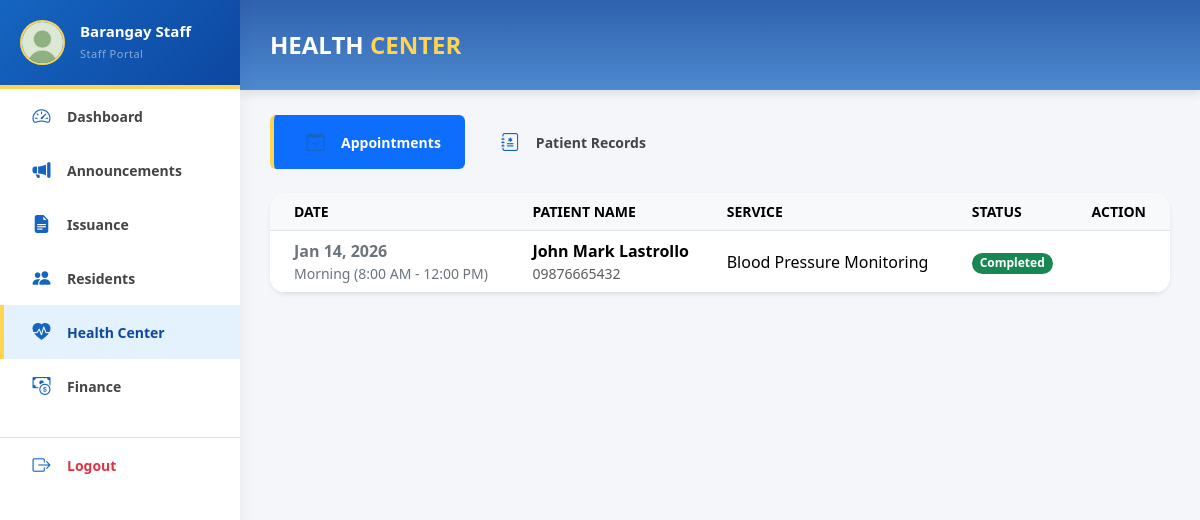
The app's page /pages/staff/staff_health.php (signed in) with its own data.
### tables this page shows
CREATE TABLE `health_appointments` (
  `appointment_id` int(11) NOT NULL,
  `resident_id` int(11) NOT NULL,
  `service_type` varchar(100) NOT NULL,
  `appointment_date` date NOT NULL,
  `appointment_time` varchar(50) NOT NULL,
  `reason` text DEFAULT NULL,
  `status` varchar(50) DEFAULT 'Pending',
  `created_at` timestamp NOT NULL DEFAULT current_timestamp()
);

CREATE TABLE `resident_profiles` (
  `resident_id` int(11) NOT NULL,
  `user_id` int(11) DEFAULT NULL,
  `first_name` varchar(100) NOT NULL,
  `middle_name` varchar(100) DEFAULT NULL,
  `last_name` varchar(100) NOT NULL,
  `suffix_name` varchar(10) DEFAULT NULL,
  `birthdate` date NOT NULL,
  `birthplace` varchar(100) DEFAULT NULL,
  `age` int(3) NOT NULL,
  `gender` enum('Male','Female') NOT NULL,
  `is_pwd` enum('Yes','No') DEFAULT 'No',
  `pwd_id_file` varchar(255) DEFAULT NULL,
  `civil_status` varchar(50) NOT NULL,
  `contact_no` varchar(20) NOT NULL,
  `email` varchar(100) NOT NULL,
  `address` text NOT NULL,
  `city` varchar(100) DEFAULT NULL,
  `province` varchar(100) DEFAULT NULL,
  `purok` varchar(50) DEFAULT NULL,
  `household_no` varchar(50) DEFAULT NULL,
  `resident_since` int(4) DEFAULT NULL,
  `occupation` varchar(100) DEFAULT NULL,
  `monthly_income` varchar(50) DEFAULT NULL,
  `voter_status` enum('Registered','Not Registered') DEFAULT 'Not Registered',
  `is_family_head` enum('Yes','No') DEFAULT 'No',
  `status` enum('Active','Archived','Pending','Rejected') NOT NULL DEFAULT 'Pending',
  `image` varchar(255) DEFAULT NULL
);

### pages/staff/staff_health.php (the view, shortened to what this page needs)
<?php
require_once '../../backend/db_connect.php';
$sqlApp = "SELECT ha.*, r.first_name, r.last_name, r.contact_no
           FROM health_appointments ha
           JOIN resident_profiles r ON ha.resident_id = r.resident_id
           ORDER BY ha.appointment_date DESC";
$resApp = $conn->query($sqlApp)->fetchAll(PDO::FETCH_ASSOC);
?>
<!DOCTYPE html>
<html lang="en">
<head>
    <link href="../../css/bootstrap.min.css" rel="stylesheet">
    <link rel="stylesheet" href="https://cdn.jsdelivr.net/npm/bootstrap-icons@1.11.1/font/bootstrap-icons.css">
    <link rel="stylesheet" href="../../css/admin.css">
    <link rel="stylesheet" href="../../css/sidebar.css">
</head>
<body>
    <?php include '../../includes/staff_sidebar.php'; ?>
    <div id="main-content">
        <div class="header">
            <h1 class="header-title">HEALTH <span class="green">CENTER</span></h1>
        </div>
        <div class="content container-fluid pb-5">
            <ul class="nav nav-pills mb-4" id="healthTab" role="tablist">
                <li class="nav-item">
                    <button class="nav-link active fw-bold px-4" id="app-tab" data-bs-toggle="tab" data-bs-target="#appointments" type="button">
                        <i class="bi bi-calendar-check me-2"></i>Appointments
                    </button>
                </li>
                <li class="nav-item">
                    <button class="nav-link fw-bold px-4" id="rec-tab" data-bs-toggle="tab" data-bs-target="#records" type="button">
                        <i class="bi bi-journal-medical me-2"></i>Patient Records
                    </button>
                </li>
            </ul>
            <div class="tab-content">
                <div class="tab-pane fade show active" id="appointments">
                    <div class="card border-0 shadow-sm rounded-4">
                        <div class="card-body p-0">
                            <div class="table-responsive">
                                <table class="table table-hover align-middle mb-0">
                                    <thead class="bg-light text-uppercase small text-muted">
                                        <tr>
                                            <th class="ps-4">Date</th>
                                            <th>Patient Name</th>
                                            <th>Service</th>
                                            <th>Status</th>
                                            <th class="text-end pe-4">Action</th>
                                        </tr>
                                    </thead>
                                    <tbody>
                                        <?php foreach($resApp as $row):
                                            $badge = match($row['status']) {
                                                'Pending' => 'bg-warning text-dark',
                                                'Approved' => 'bg-primary',
                                                'Completed' => 'bg-success',
                                                'Cancelled' => 'bg-danger',
                                                default => 'bg-secondary'
                                            };
                                        ?>
                                        <tr>
                                            <td class="ps-4 fw-bold text-secondary">
                                                <?= date('M d, Y', strtotime($row['appointment_date'])) ?>
                                                <div class="small fw-normal"><?= $row['appointment_time'] ?></div>
                                            </td>
                                            <td>
                                                <span class="fw-bold"><?= htmlspecialchars($row['first_name'].' '.$row['last_name']) ?></span>
                                                <div class="small text-muted"><?= $row['contact_no'] ?></div>
                                            </td>
                                            <td><?= htmlspecialchars($row['service_type']) ?></td>
                                            <td><span class="badge rounded-pill <?= $badge ?>"><?= $row['status'] ?></span></td>
                                            <td class="text-end pe-4">
                                            </td>
                                        </tr>
                                        <?php endforeach; ?>
                                    </tbody>
                                </table>
                            </div>
                        </div>
                    </div>
                </div>
            </div>
        </div>
    </div>
</body>
</html>

### css/admin.css (style rules this page uses)
* { box-sizing: border-box; margin: 0; padding: 0; font-family: 'Segoe UI', Roboto, Helvetica, Arial, sans-serif; }
body { background-color: #f4f6f9; height: 100vh; overflow: hidden; }
#main-content { margin-left: 240px; width: calc(100% - 240px); height: 100vh; display: flex; flex-direction: column; transition: all 0.3s; overflow: hidden; }
.header { height: 90px; background-image: linear-gradient(rgba(13, 71, 161, 0.85), rgba(21, 101, 192, 0.75)), url('../assets/img/barangay langkaan post.jpg'); background-repeat: no-repeat; background-position: center center; background-size: cover; display: flex; align-items: center; justify-content: space-between; padding: 0 30px; color: white; box-shadow: 0 4px 10px rgba(0,0,0,0.1); flex-shrink: 0; z-index: 10; transition: all 0.3s ease; }
.header-title { font-weight: 700; font-size: 24px; margin: 0; }
.header-title .green { color: #FFD54F; }
.content { padding: 25px 30px; display: flex; flex-direction: column; height: 100%; overflow: hidden; }
.card { flex-grow: 1; display: flex; flex-direction: column; overflow: hidden; min-height: 0; border: none; box-shadow: 0 0.125rem 0.25rem rgba(0, 0, 0, 0.075); }
.card-body { flex-grow: 1; display: flex; flex-direction: column; overflow: hidden; padding: 0; }
.table-responsive { flex-grow: 1; overflow-y: auto; height: 100%; }
.table-responsive thead th { position: sticky; top: 0; background-color: #f8f9fa; z-index: 5; box-shadow: 0 2px 2px -1px rgba(0,0,0,0.1); }

### css/sidebar.css (style rules this page uses)
.nav-link { color: #444; font-weight: 600; padding: 12px 20px; font-size: 14px; border-left: 4px solid transparent; transition: all 0.2s; display: flex; align-items: center; text-decoration: none; width: 100%; }
.nav-link i.bi:not(.bi-chevron-down) { width: 35px; min-width: 35px; height: 30px; line-height: 30px; text-align: center; display: inline-block; font-size: 18px; color: #1565C0; margin-right: 5px; }
.nav-link.active { background-color: #e3f2fd; color: #0D47A1; font-weight: 700; border-left: 4px solid #FFD54F; }

### records on screen
health_appointments: appointment_date "Jan 14, 2026", appointment_time "Morning (8:00 AM - 12:00 PM)", resident.last_name "John Mark Lastrollo", resident.contact_no "09876665432", service_type "Blood Pressure Monitoring", status "Completed"
